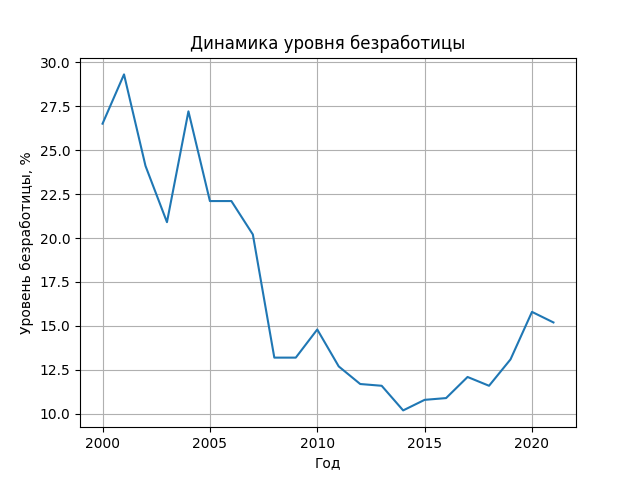

The script that saved this image:
import matplotlib.pyplot as plt
import requests

REGION_ID = 122

response = requests.get(
    f"http://localhost:8000/api/analytics/region/{REGION_ID}"
)

data = response.json()

if not isinstance(data, list):
    raise ValueError(f"Ожидался список, получено: {data}")

years = [
    item["year"]
    for item in data
    if item.get("unemployment_rate") is not None
]

values = [
    item["unemployment_rate"]
    for item in data
    if item.get("unemployment_rate") is not None
]

plt.figure()
plt.plot(years, values)
plt.xlabel("Год")
plt.ylabel("Уровень безработицы, %")
plt.title("Динамика уровня безработицы")
plt.grid(True)

plt.savefig("unemployment.png")
plt.close()
